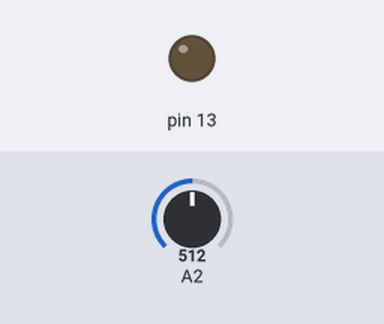
This sketch was run on a simulated Arduino Uno, built with avr-gcc and run on an emulated ATmega328P. On the bench: output pins drawn as LEDs (lit = HIGH). Inputs (shaded band) come from the test bench; at power-on: A2 = 512. Pins used as bus, display or sensor lines are not drawn.

Above: at 1.2 s.
1.3 s: A2 set to 48
4.3 s: A2 set to 41
7.3 s: A2 set to 122
Timing chart, 0 to 10.3 s (numbered marks = the images above; inputs shaded):
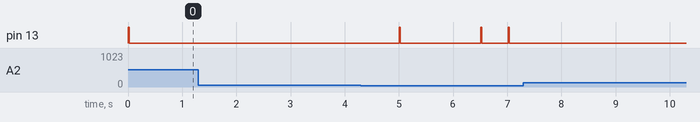

The sketch:

mcgillcycle.ino
```cpp
#include <PID_v1.h>

int cycles = 0;
int ssrPin = 2;
double soakTemp = 170;
double roomTemp = 25;

double Setpoint, Input, Output;

PID myPID(&Input, &Output, &Setpoint,0.2,0.8,0.05,DIRECT);

//ALL TIMES IN MS

int WindowSize = 500;
unsigned long cycleStart;
unsigned long cycleTime;
unsigned long rampTime = 600000;  //20 minutes
unsigned long soakTime = 3600000; //1 hour

unsigned long windowStartTime;

int debug = 0;
void setup() {
  // put your setup code here, to run once:
  if(debug) Serial.begin(115200);
  pinMode(ssrPin,OUTPUT);
  pinMode(13,OUTPUT);
  Setpoint = 260;
  myPID.SetOutputLimits(0,WindowSize);
  myPID.SetMode(AUTOMATIC);
  cycleStart = millis();
  windowStartTime = millis();
}

void loop() {
  // put your main code here, to run repeatedly:


  cycleTime = millis()-cycleStart;

  if (cycleTime < rampTime)  {
    Setpoint = roomTemp + (soakTemp-roomTemp)*cycleTime/rampTime;
    /* The setpoint starts at 0, then increase linearly
    as a function of the ratio of the rampTime
    */}
  else if (cycleTime < (rampTime + soakTime))  {
    Setpoint = soakTemp;
  }
  else if (cycleTime < (rampTime + soakTime + rampTime))  {
    float ratio = (float)(cycleTime-(rampTime+soakTime))/(float)rampTime;
    Setpoint = roomTemp + (soakTemp-roomTemp)*(1.0-ratio);
  }
  else  {
    //reset
    Setpoint = roomTemp;
    cycleStart = millis();
    cycles = cycles + 1;
  }
  myPID.Compute();

  double celcius = analogRead(A2)/2.046;
  Input = celcius;

  unsigned long now = millis();
  if(now - windowStartTime>WindowSize){
    windowStartTime += WindowSize;
  }

  if(Output > (now - windowStartTime)) {
    digitalWrite(ssrPin,HIGH);
    digitalWrite(13,HIGH);
  }
  else {
    digitalWrite(ssrPin,LOW);
    digitalWrite(13,LOW);
  }
  if(debug)  {
  Serial.print("Temperature:  ");
  Serial.print(celcius);
  Serial.print("  Setpoint:  ");
  Serial.print(Setpoint);
  Serial.print("  Output:  ");
  Serial.println(Output);
  }
  delay(20);

}
```

Measured:
- after the input at 1.3 s, every drawn part: stays the same
- after the input at 7.3 s, pin 13: stops changing and stays LOW
